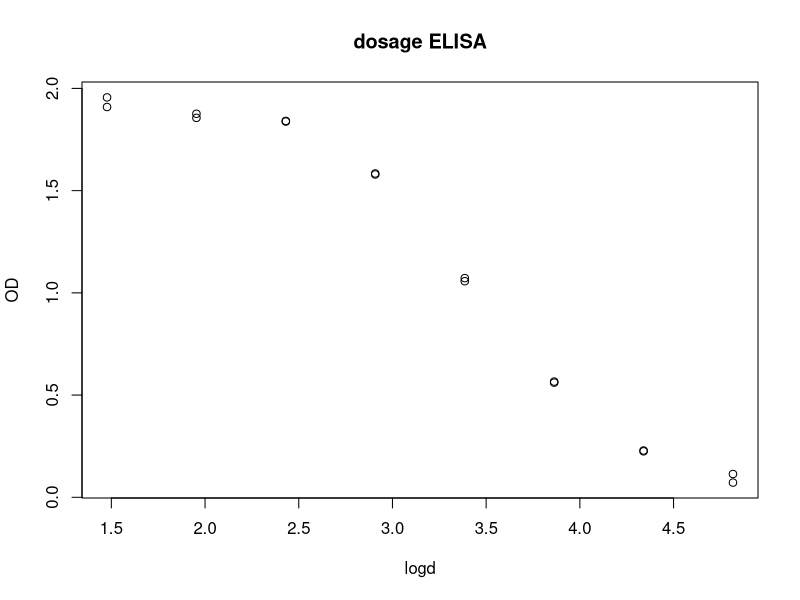

This figure's R source: (Note: this script raises an error after producing the figure.)
 elisa = read.table(file = "elisa.txt", header=T)
dim(elisa) 
plot(elisa$logd,elisa$OD,main="dosage ELISA",xlab="logd",ylab="OD")

## freg
freg_elisa =function(beta,logd) beta[1]+((beta[2]-beta[1])/(1+exp(beta[3]*(logd-beta[4]))))
## logvrais
logvrais=function(beta){sum(log(dnorm(elisa$OD,freg(beta,elisa$logd))))}
# minimisation avec nlm
nlogvrais=function(beta){-logvrais(beta)}
## nlm
elisa.st=c(0,2,1,1)
elisa.nlm=nlm(f=nlogvrais,p=elisa.st)
elisa.nlm

elisa.nlm=nlm(f=nlogvrais,p=c(1,1,1,1),iterlim=250) ## iterlim permet de choisir la limite d'itérations

elisa.nlm=nlm(f=nlogvrais,p=elisa.st,hessian=T) ## cette on renvoie hessian

beta_est=elisa.nlm$estimate
beta_est  ## renvoie les beta estimés

curve(freg(beta_est,x),add=T,col=2)

H=elisa.nlm$hessian;H  ## renvoie la matrice de variance du modèle

solve(H) ## renvoie l'inverse de la matrice de variance 

# IC(beta2)
EMV=elisa.nlm$estimate[2];EMV # 1.936694 EMV de la 2ème composante
se=sqrt(var[2,2]);se # 0.5612139 écart-type estimé de la 2ème composante del'EMV

IC=c(EMV-qnorm(0.975)*se, EMV +qnorm(0.975)*se)
IC # 0.8367346 3.0366528

